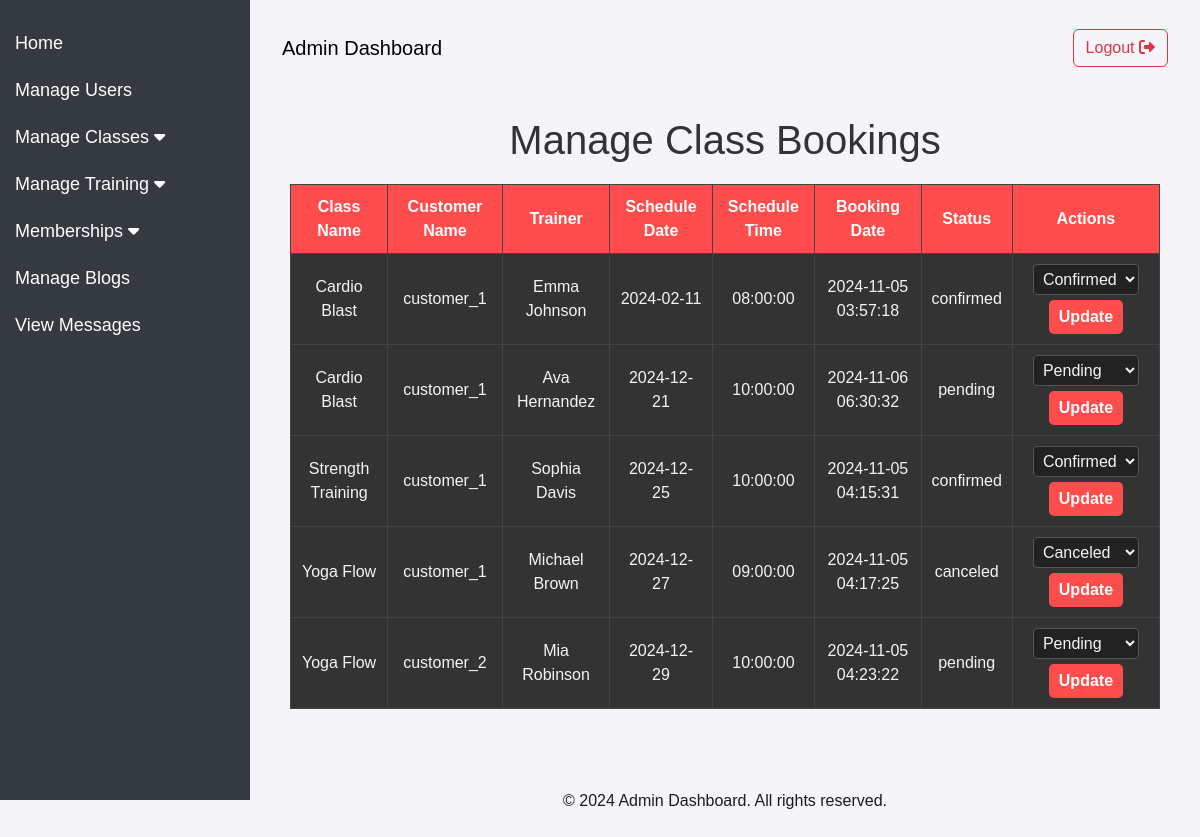
Page /fitzone/admin/manage_class_bookings.php (signed in) on the committed database.
### tables this page shows
CREATE TABLE `bookings` (
  `booking_id` int(11) NOT NULL,
  `customer_id` int(11) NOT NULL,
  `class_id` int(11) NOT NULL,
  `schedule_id` int(11) NOT NULL,
  `booking_date` timestamp NOT NULL DEFAULT current_timestamp(),
  `status` enum('confirmed','pending','canceled') DEFAULT 'pending'
);

CREATE TABLE `classes` (
  `id` int(11) NOT NULL,
  `name` varchar(100) NOT NULL,
  `description` text DEFAULT NULL,
  `trainer` varchar(100) DEFAULT NULL,
  `schedule` varchar(50) DEFAULT NULL,
  `image_path` varchar(255) DEFAULT NULL
);

CREATE TABLE `customers` (
  `id` int(11) NOT NULL,
  `username` varchar(50) NOT NULL,
  `email` varchar(100) NOT NULL,
  `password` varchar(255) NOT NULL,
  `created_at` timestamp NOT NULL DEFAULT current_timestamp()
);

CREATE TABLE `class_schedule` (
  `id` int(11) NOT NULL,
  `class_id` int(11) DEFAULT NULL,
  `trainer` varchar(255) DEFAULT NULL,
  `date` date DEFAULT NULL,
  `time` time DEFAULT NULL,
  `duration` int(11) DEFAULT NULL,
  `location` varchar(255) DEFAULT NULL,
  `seats_available` int(11) DEFAULT NULL,
  `description` text DEFAULT NULL,
  `created_at` timestamp NOT NULL DEFAULT current_timestamp()
);

### fitzone/admin/manage_class_bookings.php (the view, shortened to what this page needs)
<?php
include 'database_connection.php';
$bookings = $conn->query("
    SELECT b.booking_id, b.status, b.booking_date,
           c.name AS class_name, cust.username AS customer_name,
           cs.date AS schedule_date, cs.time AS schedule_time,
           cs.trainer AS trainer_name
    FROM bookings b
    JOIN classes c ON b.class_id = c.id
    JOIN customers cust ON b.customer_id = cust.id
    JOIN class_schedule cs ON b.schedule_id = cs.id
");
include 'assists/header_admin.php';
?>
<section class="manage-class-bookings">
    <h1>Manage Class Bookings</h1>
    <table border="1">
        <tr>
            <th>Class Name</th>
            <th>Customer Name</th>
            <th>Trainer</th>
            <th>Schedule Date</th>
            <th>Schedule Time</th>
            <th>Booking Date</th>
            <th>Status</th>
            <th>Actions</th>
        </tr>
        <?php while ($booking = $bookings->fetch_assoc()): ?>
            <tr>
                <td><?= htmlspecialchars($booking['class_name']) ?></td>
                <td><?= htmlspecialchars($booking['customer_name']) ?></td>
                <td><?= htmlspecialchars($booking['trainer_name']) ?></td>
                <td><?= htmlspecialchars($booking['schedule_date']) ?></td>
                <td><?= htmlspecialchars($booking['schedule_time']) ?></td>
                <td><?= htmlspecialchars($booking['booking_date']) ?></td>
                <td><?= htmlspecialchars($booking['status']) ?></td>
                <td>
                    <form method="post" style="display:inline-block;">
                        <select name="status">
                            <option value="pending" <?= $booking['status'] === 'pending' ? 'selected' : '' ?>>Pending</option>
                            <option value="confirmed" <?= $booking['status'] === 'confirmed' ? 'selected' : '' ?>>Confirmed</option>
                            <option value="canceled" <?= $booking['status'] === 'canceled' ? 'selected' : '' ?>>Canceled</option>
                        </select>
                        <button type="submit" class="btn2">Update</button>
                    </form>
                </td>
            </tr>
        <?php endwhile; ?>
    </table>
</section>
<?php include 'assists/footer_admin.php'; ?>

### fitzone/admin/assists/header_admin.php (style rules this page uses)
body { display: flex; min-height: 100vh; flex-direction: column; }

### fitzone/admin/manage_class_bookings.php (style rules this page uses)
body { font-family: Arial, sans-serif; background-color: #f4f4f9; color: #1c1c1c; margin: 0; padding: 0; }
.manage-class-bookings { max-width: 1000px; margin: 20px auto; padding: 20px; color: #f4f4f9; }
.manage-class-bookings h1 { color: #333; text-align: center; margin-bottom: 20px; }
table { width: 100%; border-collapse: collapse; margin-top: 20px; background-color: #2a2a2a; color: #f4f4f9; }
table, th, td { border: 1px solid #444; }
th { padding: 10px; background-color: #ff4c4c; color: #fff; text-align: center; }
td { padding: 10px; background-color: #333; text-align: center; }
form { display: inline-block; }
form select { padding: 5px; border: 1px solid #555; border-radius: 4px; background-color: #222; color: #f4f4f9; }
.btn2 { padding: 5px 10px; background-color: #ff4c4c; color: #fff; border: none; border-radius: 5px; cursor: pointer; font-weight: bold; margin-top: 5px; }

### rows in the picture
bookings: class.name "Cardio Blast", customer.username "customer_1", schedule.trainer "Emma Johnson", schedule.date "2024-02-11", schedule.time "08:00:00", booking_date "2024-11-05 03:57:18", status "confirmed", status "Confirmed"
bookings: class.name "Cardio Blast", customer.username "customer_1", schedule.trainer "Ava Hernandez", schedule.date "2024-12-21", schedule.time "10:00:00", booking_date "2024-11-06 06:30:32", status "pending", status "Pending"
bookings: class.name "Strength Training", customer.username "customer_1", schedule.trainer "Sophia Davis", schedule.date "2024-12-25", schedule.time "10:00:00", booking_date "2024-11-05 04:15:31", status "confirmed", status "Confirmed"
bookings: class.name "Yoga Flow", customer.username "customer_1", schedule.trainer "Michael Brown", schedule.date "2024-12-27", schedule.time "09:00:00", booking_date "2024-11-05 04:17:25", status "canceled", status "Canceled"
bookings: class.name "Yoga Flow", customer.username "customer_2", schedule.trainer "Mia Robinson", schedule.date "2024-12-29", schedule.time "10:00:00", booking_date "2024-11-05 04:23:22", status "pending", status "Pending"
